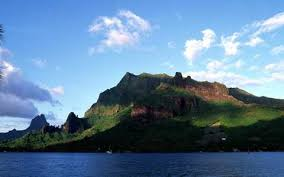
%> input picture images.jpg, 284 x 177 px
$ octave dsp_ex4.m   (GNU Octave 9; MATLAB toolbox functions it lacks are replaced by stand-ins)
%> lines starting %> are read from the running program, lines starting %| are printed output that depends on the picture
### plotbar.m
function pgr=plotbar(E)
r=0:255;
bh=E;
pu=hist(bh,r);
pgr=pu/length(bh);

### fftdeletenoise.m
function E=fftdeletenoise(noise)
k3=fft2(double(noise));
g3=fftshift(k3);
[Q1,Q2]=size(g3);
n=2;
d0=25;
u0=round(Q1/2);
v0=round(Q2/2);
for i=1:Q1
    for j=1:Q2
        d=sqrt((i-u0)^2+(j-v0)^2);
        h=1/(1+0.414*(d/d0)^(2*n));
        y3(i,j)=h*g3(i,j);
    end
end
y3=ifftshift(y3);
E=ifft2(y3);
E=uint8(real(E));

### dsp_ex4.m
%%
%加噪声
I=rgb2gray(imread('images.jpg'));%读取图像
%> I: size 177x284 uint8; min 0, max 255, mean 121
Ga=imnoise(I,'gaussian',0,0.05);%加入均值为0，方差为0.005的高斯噪声
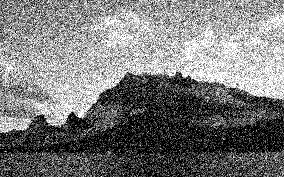
%> Ga: size 177x284 uint8; min 0, max 255, mean 122
Salt=imnoise(I,'salt & pepper',0.05);%加入椒盐噪声
Po=imnoise(I,'poisson');%加入泊松噪声
figure(1);
subplot(221);imshow(I);title('原始图像');
subplot(222);imshow(Ga);title('加入高斯噪声');
subplot(223);imshow(Salt);title('加入椒盐噪声');
subplot(224);imshow(Po);title('加入泊松噪声');
%%
%空间去噪——中值滤波
figure(2);
K1=medfilt2(Ga,[3,3]);%中值滤波
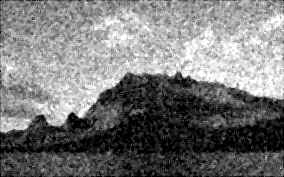
%> K1: size 177x284 uint8; min 0, max 255, mean 120.1
subplot(131);imshow(K1);title('高斯噪声中值滤波');
K2=medfilt2(Salt,[3,3]);
subplot(132);imshow(K2);title('椒盐噪声中值滤波');
K3=medfilt2(Po,[3,3]);
subplot(133);imshow(K3);title('泊松噪声中值滤波');
figure(3);%中值滤波
pgr1=plotbar(I(:));
%> in plotbar, `pu=hist(bh,r);`: pu = 256 values, max 607 at index 11, min 10 at index 1, mean 196.4
%> in plotbar, `pgr=pu/length(bh);`: pgr = 256 values, max 0.0121 at index 11, min 0.000199 at index 1, mean 0.00391
%> pgr1 has the same summary as pgr in plotbar
subplot(221);bar(pgr1);title('原图像的直方图');
pgr2=plotbar(K1(:));
%> pgr2 = 256 values, max 0.0539 at index 1, min 0.00111 at index 255, mean 0.00391
subplot(222);bar(pgr2);title('高斯噪声中值滤波');
pgr3=plotbar(K2(:));
%> pgr3 = 256 values, max 0.0141 at index 11, min 3.98e-05 at index 256, mean 0.00391
subplot(223);bar(pgr3);title('椒盐噪声中值滤波');
pgr3=plotbar(K3(:));
%> pgr3 = 256 values, max 0.011 at index 12, min 7.96e-05 at index 1, mean 0.00391
subplot(224);bar(pgr3);title('泊松噪声中值滤波');
%%
%空间去噪——均值滤波，模板尺寸为3
figure(4);
K1=filter2(fspecial('average',3),Ga)/255;
%> K1: size 177x284 double
subplot(131);imshow(K1);title('高斯噪声均值滤波');
K2=filter2(fspecial('average',3),Salt)/255;
%> K2: size 177x284 double
subplot(132);imshow(K2);title('椒盐噪声均值滤波');
K3=filter2(fspecial('average',3),Po)/255;
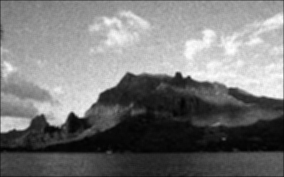
%> K3: size 177x284 double; min 0.00784, max 1, mean 0.471
subplot(133);imshow(K3);title('泊松噪声均值滤波');
figure(5);%中值滤波
pgr1=plotbar(I(:));
subplot(221);bar(pgr1);title('原图像的直方图');
pgr2=plotbar(K1(:));
%> pgr2 = 256 values, max 0.509 at index 2, min 0 at index 3, mean 0.00391
subplot(222);bar(pgr2);title('高斯噪声均值滤波');
pgr3=plotbar(K2(:));
%> pgr3 = 256 values, max 0.52 at index 2, min 0 at index 3, mean 0.00391
subplot(223);bar(pgr3);title('椒盐噪声均值滤波');
pgr3=plotbar(K3(:));
%> pgr3 = 256 values, max 0.525 at index 2, min 0 at index 3, mean 0.00391
subplot(224);bar(pgr3);title('泊松噪声均值滤波');
%> after `title('泊松噪声均值滤波')`:
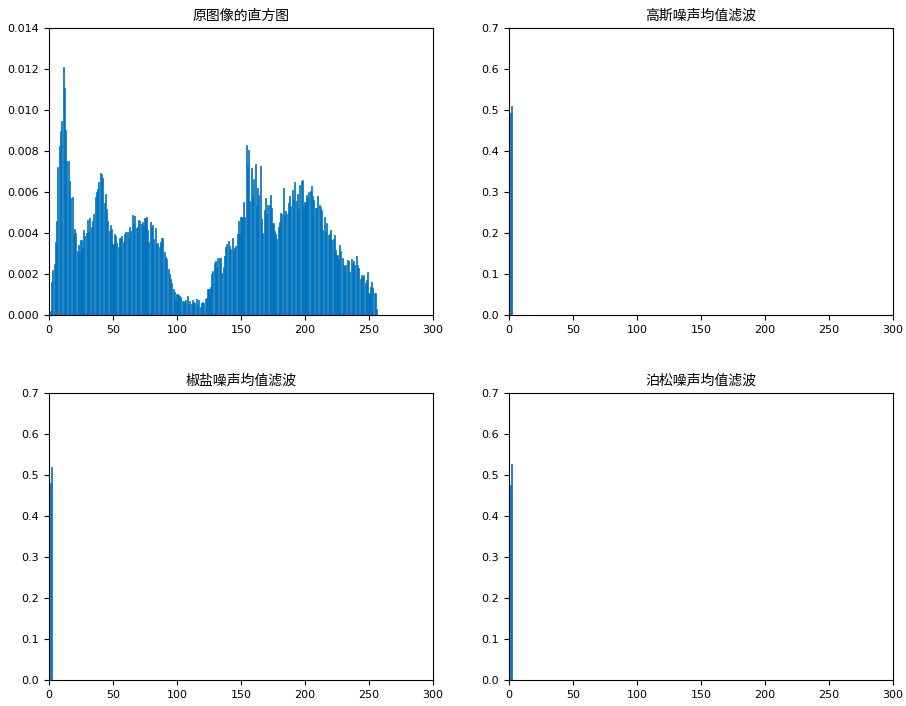
%> figure redrawn from the program's plot data, 4 panels; panel 1: tallest bar 0.0121 high, from x = 10.6 to 11.4; panel 2: tallest bar 0.509 high, from x = 1.6 to 2.4; panel 3: tallest bar 0.52 high, from x = 1.6 to 2.4; panel 4: tallest bar 0.525 high, from x = 1.6 to 2.4
%%
%维纳滤波
figure(6);
K1=wiener2(Ga,[3,3]);
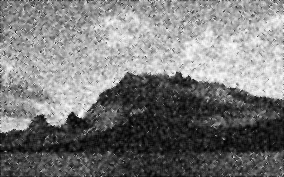
%> K1: size 177x284 uint8; min 0, max 255, mean 121.7
subplot(131);imshow(K1);title('高斯噪声维纳滤波');
K2=wiener2(Salt,[3,3]);
%> K2: size 177x284 uint8
subplot(132);imshow(K2);title('椒盐噪声维纳滤波');
K3=wiener2(Po,[3,3]);
%> K3: size 177x284 uint8
subplot(133);imshow(K3);title('泊松噪声维纳滤波');
%%
%频率域降噪
figure(7);
E12=fftdeletenoise(Ga);
subplot(131);imshow(E12);title('fft处理高斯噪声');
E22=fftdeletenoise(Salt);
%> in fftdeletenoise (call 2), `E=uint8(real(E));`:
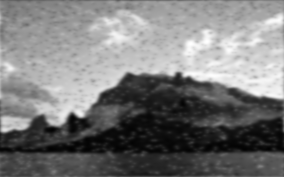
%> E: size 177x284 uint8; min 1, max 255, mean 121.2
subplot(132);imshow(E22);title('fft处理椒盐噪声');
E32=fftdeletenoise(Po);
subplot(133);imshow(E32);title('fft处理泊松噪声');
figure(8);
pgr1=plotbar(I(:));
subplot(221);bar(pgr1);title('原图像的直方图');
pgr2=plotbar(E12(:));
%> pgr2 = 256 values, max 0.00857 at index 32, min 0 at index 1, mean 0.00391
subplot(222);bar(pgr2);title('高斯噪声fft降噪');
pgr3=plotbar(E22(:));
%> pgr3 = 256 values, max 0.0073 at index 39, min 0 at index 1, mean 0.00391
subplot(223);bar(pgr3);title('椒盐噪声fft降噪');
pgr3=plotbar(E32(:));
%> pgr3 = 256 values, max 0.0125 at index 11, min 0 at index 1, mean 0.00391
subplot(224);bar(pgr3);title('泊松噪声fft降噪');
%> after `title('泊松噪声fft降噪')`:
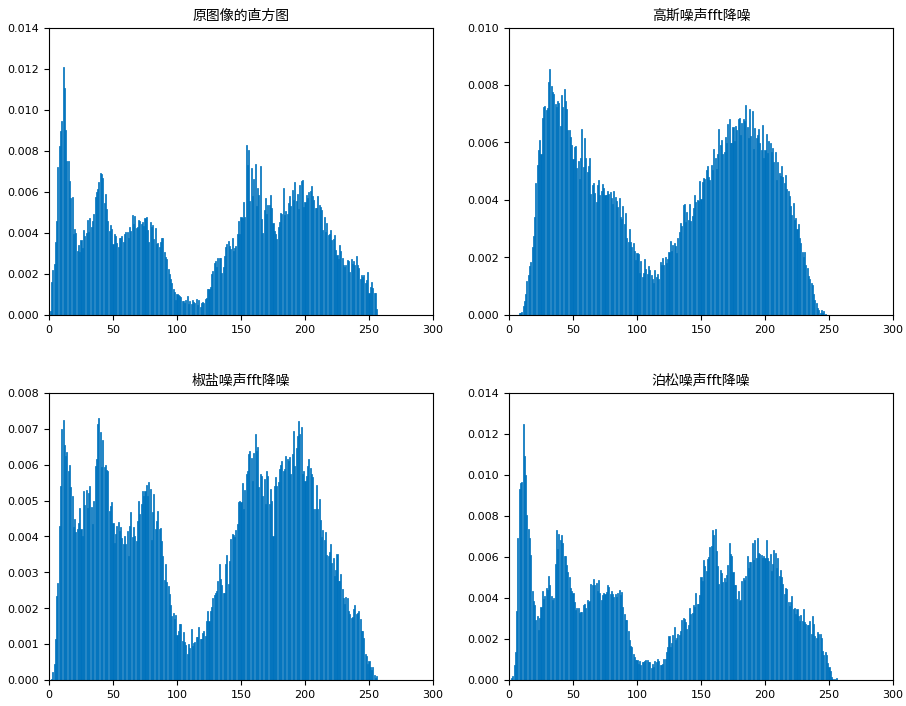
%> figure redrawn from the program's plot data, 4 panels; panel 1: tallest bar 0.0121 high, from x = 10.6 to 11.4; panel 2: tallest bar 0.00857 high, from x = 31.6 to 32.4; panel 3: tallest bar 0.0073 high, from x = 38.6 to 39.4; panel 4: tallest bar 0.0125 high, from x = 10.6 to 11.4
